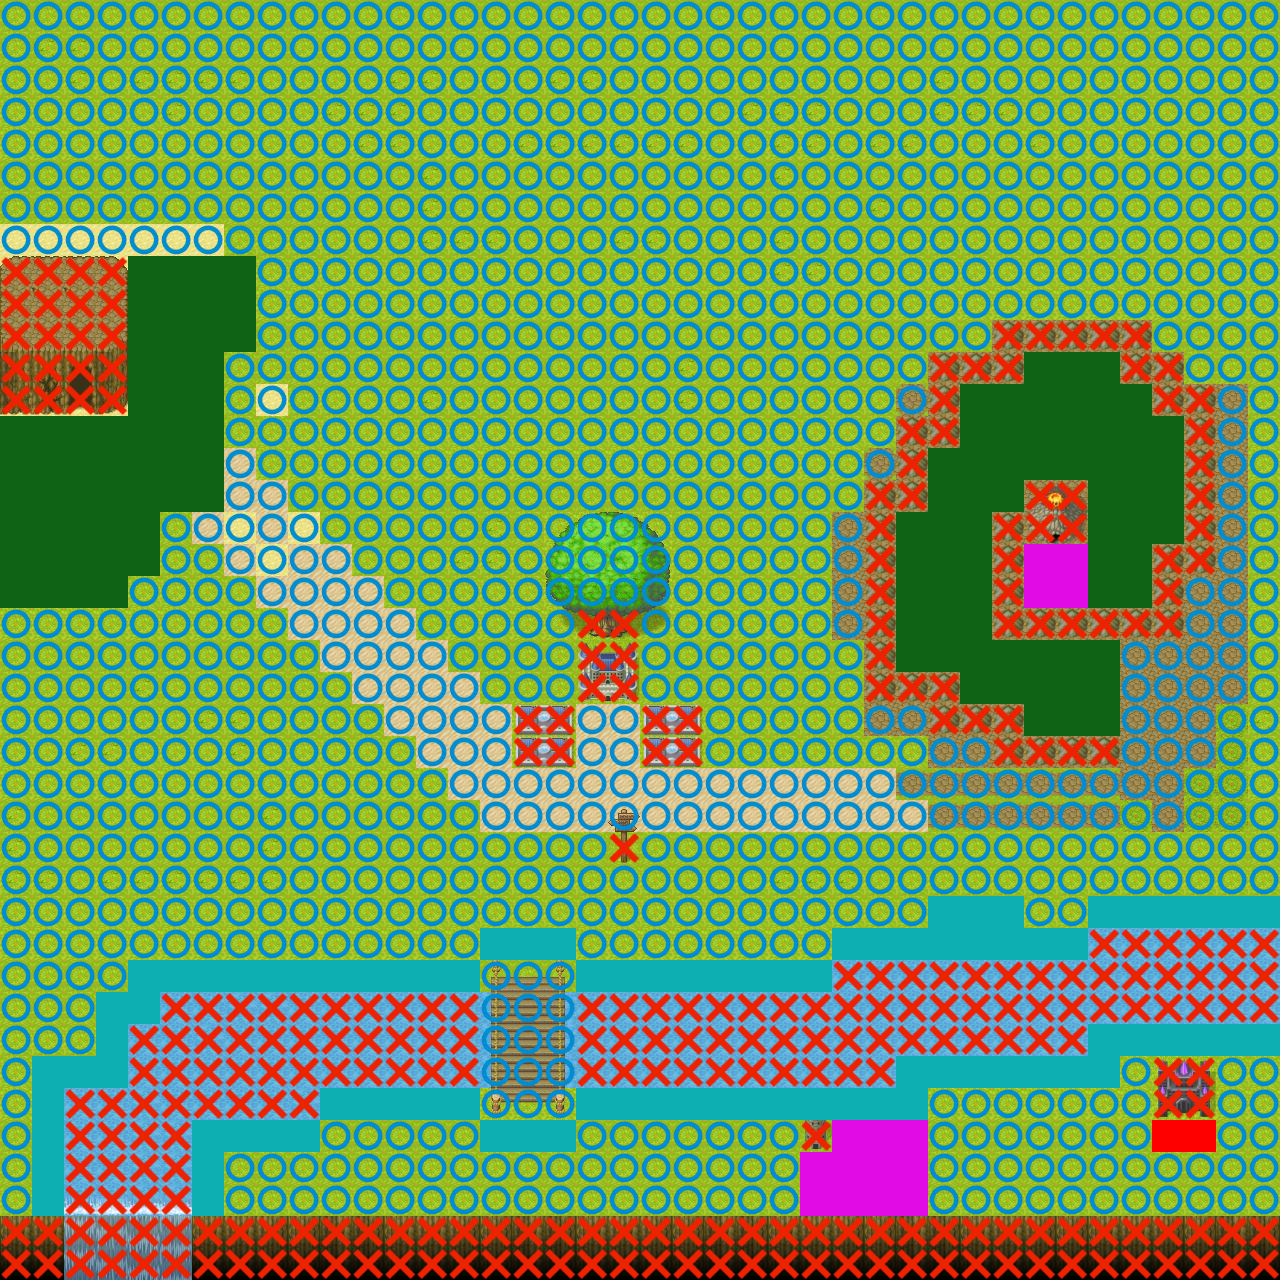

This is a level from a 2D game, rendered from its Tiled map with the project's own tilesets. A one-line summary and the map file follow, with tile-layer data summarised:
An orthogonal 40x40 tile map with 32x32 px tiles, 6 tile layers (マップ下, マップ中, マップ上, 当たり判定のマップ, ...).

<map version="1.4" tiledversion="1.4.2" orientation="orthogonal" renderorder="right-down" width="40" height="40" tilewidth="32" tileheight="32" infinite="0" nextlayerid="7" nextobjectid="1">
 <tileset firstgid="1" source="mapchip1.tsx" />
 <layer id="3" name="マップ下" width="40" height="40">
  <data>[1600 cells, 1600 non-empty, 24 distinct tile ids]</data>
 </layer>
 <layer id="2" name="マップ中" width="40" height="40">
  <data>[1600 cells, 491 non-empty, 73 distinct tile ids]</data>
 </layer>
 <layer id="1" name="マップ上" width="40" height="40">
  <data>[1600 cells, 25 non-empty, 25 distinct tile ids]</data>
 </layer>
 <layer id="4" name="当たり判定のマップ" width="40" height="40">
  <data>[1600 cells, 1600 non-empty, 4 distinct tile ids]</data>
 </layer>
 <layer id="5" name="プレイヤーが移動できるかのマップ" width="40" height="40" locked="1">
  <data>[1600 cells, 0 non-empty, 0 distinct tile ids]</data>
 </layer>
 <layer id="6" name="敵の出現マップ" width="40" height="40">
  <data>[1600 cells, 208 non-empty, 3 distinct tile ids]</data>
 </layer>
</map>